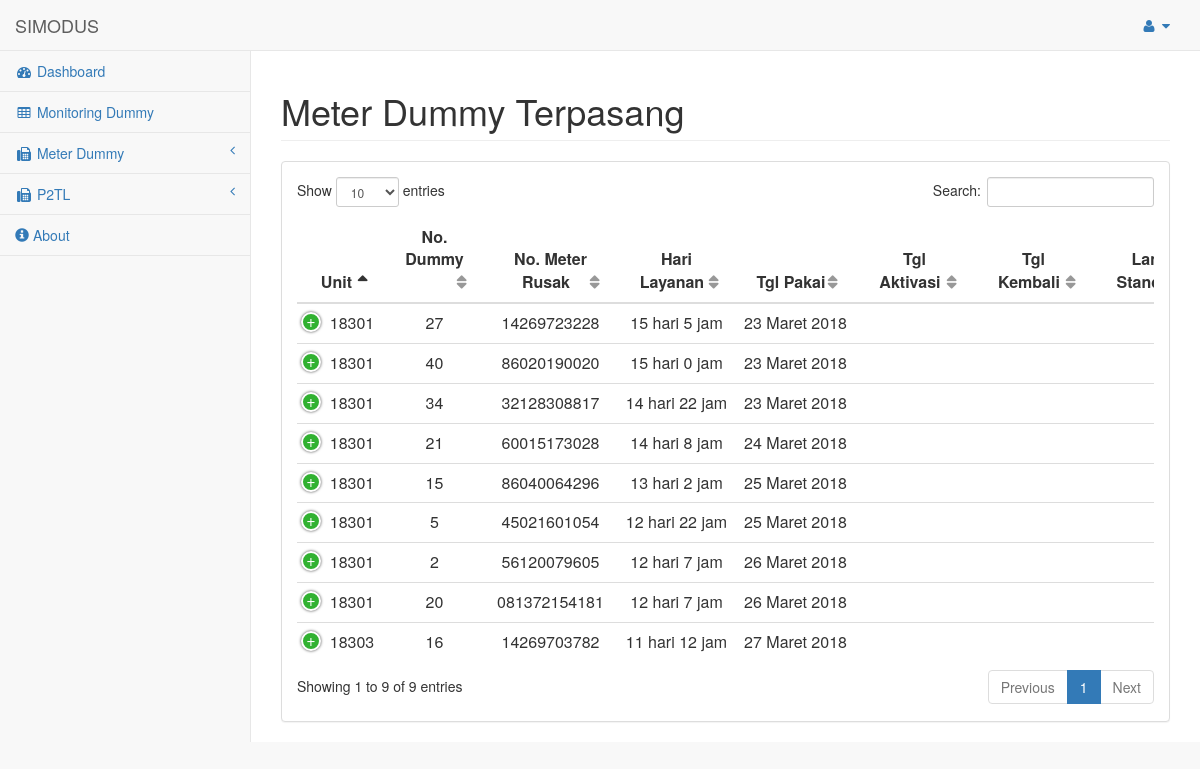
/pages/admin.php?page=dps (signed in), run on the app's committed database.
### tables this page shows
CREATE TABLE `tbl_metdum_stok` (
  `id` int(11) NOT NULL,
  `no_dummy` int(11) NOT NULL DEFAULT '0',
  `unit` varchar(10) DEFAULT NULL,
  `tgl_pakai` datetime DEFAULT NULL,
  `tgl_aktivasi` datetime DEFAULT NULL,
  `tgl_kembali` datetime DEFAULT NULL,
  `status` varchar(20) DEFAULT NULL,
  `no_meter_rusak` varchar(25) DEFAULT NULL,
  `posko` varchar(20) DEFAULT NULL
);

### pages/dummy_terpasang.php (the view, shortened to what this page needs)
<?php
if (empty($_SESSION['admin'])) {
    echo '<script language="javascript">
        window.alert("Anda harus login terlebih dahulu!");
        window.location.href="../index.php"
        </script>';
    die();
} else {
    if ($_SESSION['admin'] == 1 || $_SESSION['admin'] == 2) {
        ?>
        <div id="page-wrapper">
            <div class="row">
                <div class="col-lg-12">
                    <h1 class="page-header">Meter Dummy Terpasang</h1>
                </div>
            </div>
            <div class="row">
                <div class="col-lg-12">
                    <div class="panel panel-default">
                        <div class="panel-body">
                            <div class="table-responsive">
                                <table class="table table-hover" id="monitoring">
                                    <thead>
                                        <tr>
                                            <th width="7%" style="text-align: center">Unit</th>
                                            <th width="5%" style="text-align: center">No. Dummy</th>
                                            <th width="12%" style="text-align: center">No. Meter Rusak</th>
                                            <th width="12%" style="text-align: center">Hari Layanan</th>
                                            <th width="12%" style="text-align: center">Tgl Pakai</th>
                                            <th width="12%" style="text-align: center">Tgl Aktivasi</th>
                                            <th width="12%" style="text-align: center">Tgl Kembali</th>
                                            <th width="12%" style="text-align: center">Lama Standby</th>
                                    </thead>
                                    <tbody>
                                        <tr>
                                            <?php
                                            $unit = $_SESSION['unit'];
                                            $query = mysqli_query($config, "SELECT * FROM tbl_metdum_stok WHERE unit LIKE '$unit%' && status='' ORDER BY unit, tgl_pakai ASC");
                                            if (mysqli_num_rows($query) > 0) {
                                                while ($row = mysqli_fetch_array($query)) {
                                                    ?>
                                                    <td style="text-align: center"><?= $row['unit'] ?></td>
                                                    <td style="text-align: center"><?= $row['no_dummy'] ?></td>
                                                    <td style="text-align: center"><?= $row['no_meter_rusak'] ?></td>
                                                    <?php
                                                    if (!empty($row['tgl_pakai']) && $row['tgl_kembali'] < $row['tgl_pakai']) {
                                                        $awal = date_create($row['tgl_pakai']);
                                                        $akhir = date_create();
                                                        $hari_layanan = date_diff($awal, $akhir);
                                                        echo '
                                                    <td style="text-align: center">' . $hari_layanan->d . ' hari ' . $hari_layanan->h . ' jam</td>';
                                                    } else {
                                                        echo '
                                                    <td style="text-align: center"> </td>';
                                                    }
                                                    if (empty($row['tgl_pakai'])) {
                                                        echo '<td style="text-align: center"> </td>';
                                                    } else {
                                                        $y = substr($row['tgl_pakai'], 0, 4);
                                                        $m = substr($row['tgl_pakai'], 5, 2);
                                                        $d = substr($row['tgl_pakai'], 8, 2);
                                                        if ($m == "01") {
                                                            $nm = "Januari";
                                                        } elseif ($m == "02") {
                                                            $nm = "Februari";
                                                        } elseif ($m == "03") {
                                                            $nm = "Maret";
                                                        } elseif ($m == "04") {
                                                            $nm = "April";
                                                        } elseif ($m == "05") {
                                                            $nm = "Mei";
                                                        } elseif ($m == "06") {
                                                            $nm = "Juni";
                                                        } elseif ($m == "07") {
                                                            $nm = "Juli";
                                                        } elseif ($m == "08") {
                                                            $nm = "Agustus";
                                                        } elseif ($m == "09") {
                                                            $nm = "September";
                                                        } elseif ($m == "10") {
                                                            $nm = "Oktober";
                                                        } elseif ($m == "11") {
                                                            $nm = "November";
                                                        } elseif ($m == "12") {
                                                            $nm = "Desember";
                                                        }
                                                        echo '
                                                    <td style="text-align: center">' . $d . " " . $nm . " " . $y . '</td>';
                                                    }
                                                    if ($row['tgl_aktivasi'] < $row['tgl_pakai']) {
                                                        echo '<td style="text-align: center"></td>';
                                                    } elseif (empty($row['tgl_pakai'])) {
                                                        echo '<td style="text-align: center"></td>';
                                                    }
                                                    if ($row['tgl_kembali'] < $row['tgl_aktivasi'] || $row['tgl_kembali'] < $row['tgl_pakai']) {
                                                        echo '<td style="text-align: center"> </td>';
                                                    } elseif (empty($row['tgl_aktivasi'])) {
                                                        echo '<td style="text-align: center"> </td>';
                                                    }
                                                    if (!empty($row['tgl_pakai']) && $row['tgl_kembali'] > $row['tgl_pakai']) {
                                                        $awal = date_create($row['tgl_kembali']);
                                                        $akhir = date_create();
                                                        $lama_standby = date_diff($awal, $akhir);
                                                        echo
                                                        '<td style="text-align: center">' . $lama_standby->d . ' hari ' . $lama_standby->h . ' jam</td>';
                                                    } else {
                                                        echo '
                                                    <td style="text-align: center"> </td>';
                                                    }
                                                    echo '<td style="text-align: center"> ' . $row['posko'] . ' </td>
                                                </tr>';
                                                }
                                            } else {
                                                echo '<tr><td colspan="5"><center><p class="add">Tidak ada data untuk ditampilkan.</p></center></td></tr>';
                                            }
                                            ?>
                                    </tbody>
                                </table>
                            </div>
                        </div>
                    </div>
                </div>
            </div>
        </div>
        <?php
    }
}
?>

### pages/admin.php (shortened to what this page needs)
<?php
if (empty($_SESSION['admin'])) {
    echo '<script language="javascript">
        window.alert("Anda harus login terlebih dahulu!");
        window.location.href="../index.php"
    </script>';
    die();
} else {
    ?>
    <?php include('../include/head.php'); ?>
    <body>
        <div id="wrapper">
            <?php include('../include/navbar.php'); ?>
            <?php
            if (isset($_REQUEST['page'])) {
                $page = $_REQUEST['page'];
                switch ($page) {
                    case 'dps':
                        include "dummy_terpasang.php";
                        break;
                }
                } ?>
            </div>
    </body>
<?php }
?>

### include/head.php (shortened to what this page needs)
<?php
if (!empty($_SESSION['admin'])) {
    ?>
    <head>
        <link href="../vendor/bootstrap/css/bootstrap.min.css" rel="stylesheet">
        <link href="../vendor/metisMenu/metisMenu.min.css" rel="stylesheet">
        <link href="../vendor/datatables-plugins/dataTables.bootstrap.css" rel="stylesheet">
        <link href="../vendor/datatables-responsive/dataTables.responsive.css" rel="stylesheet">
        <link href="../dist/css/sb-admin-2.css" rel="stylesheet">
        <link href="../vendor/font-awesome/css/font-awesome.min.css" rel="stylesheet" type="text/css">
    </head>
    <?php
} else {
    header("Location: ../");
    die();
}
?>

### include/navbar.php (shortened to what this page needs)
<?php
if (!empty($_SESSION['admin'])) {
    ?>
    <nav class="navbar navbar-default navbar-static-top" role="navigation" style="margin-bottom: 0">
        <div class="navbar-header">
            <a class="navbar-brand" href="../pages/admin.php">SIMODUS</a>
        </div>
        <ul class="nav navbar-top-links navbar-right">
            <li class="dropdown">
                <a class="dropdown-toggle" data-toggle="dropdown" href="#">
                    <i class="fa fa-user fa-fw"></i> <i class="fa fa-caret-down"></i>
                </a>
            </li>
        </ul>
        <div class="navbar-default sidebar" role="navigation">
            <div class="sidebar-nav navbar-collapse">
                <ul class="nav" id="side-menu">
                    <?php
                    if ($_SESSION['admin'] == 1 || $_SESSION['admin'] == 2 || $_SESSION['admin'] == 3 || $_SESSION['admin'] == 4 || $_SESSION['admin'] == 5) {
                        ?>
                        <li>
                            <a href="../pages/admin.php"><i class="fa fa-dashboard fa-fw"></i> Dashboard</a>
                        </li>
                        <li>
                            <a href="?page=mon"><i class="fa fa-table fa-fw"></i> Monitoring Dummy</a>
                        </li>
                        <li>
                            <a href="#"><i class="fa fa-fax fa-fw"></i> Meter Dummy<span class="fa arrow"></span></a>
                        </li>
                    <?php
                    }
                    ?>
                    <?php
                    if ($_SESSION['admin'] == 1 || $_SESSION['admin'] == 2 || $_SESSION['admin'] == 3 || $_SESSION['admin'] == 6) {
                        ?>
                            <li>
                                <a href="#"><i class="fa fa-fax fa-fw"></i> P2TL<span class="fa arrow"></span></a>
                            </li>
                    <?php
                    }
                    ?>
                    <li>
                        <a href="?page=about"><i class="glyphicon glyphicon-info-sign"></i> About</a>
                    </li>
                </ul>
            </div>
        </div>
    </nav>
    <?php
} else {
    header("Location: ../");
    die();
}
?>

### data on the page
tbl_metdum_stok: unit "18301", no_dummy "27", no_meter_rusak "14269723228", tgl_pakai "15", tgl_pakai "5", tgl_pakai "23", tgl_pakai "Maret", tgl_pakai "2018"
tbl_metdum_stok: unit "18301", no_dummy "40", no_meter_rusak "86020190020", tgl_pakai "15", tgl_pakai "0", tgl_pakai "23", tgl_pakai "Maret", tgl_pakai "2018"
tbl_metdum_stok: unit "18301", no_dummy "34", no_meter_rusak "32128308817", tgl_pakai "14", tgl_pakai "22", tgl_pakai "23", tgl_pakai "Maret", tgl_pakai "2018"
tbl_metdum_stok: unit "18301", no_dummy "21", no_meter_rusak "60015173028", tgl_pakai "14", tgl_pakai "8", tgl_pakai "24", tgl_pakai "Maret", tgl_pakai "2018"
tbl_metdum_stok: unit "18301", no_dummy "15", no_meter_rusak "86040064296", tgl_pakai "13", tgl_pakai "2", tgl_pakai "25", tgl_pakai "Maret", tgl_pakai "2018"
tbl_metdum_stok: unit "18301", no_dummy "5", no_meter_rusak "45021601054", tgl_pakai "12", tgl_pakai "22", tgl_pakai "25", tgl_pakai "Maret", tgl_pakai "2018"
tbl_metdum_stok: unit "18301", no_dummy "2", no_meter_rusak "56120079605", tgl_pakai "12", tgl_pakai "7", tgl_pakai "26", tgl_pakai "Maret", tgl_pakai "2018"
tbl_metdum_stok: unit "18301", no_dummy "20", no_meter_rusak "081372154181", tgl_pakai "12", tgl_pakai "7", tgl_pakai "26", tgl_pakai "Maret", tgl_pakai "2018"
tbl_metdum_stok: unit "18303", no_dummy "16", no_meter_rusak "14269703782", tgl_pakai "11", tgl_pakai "12", tgl_pakai "27", tgl_pakai "Maret", tgl_pakai "2018"
